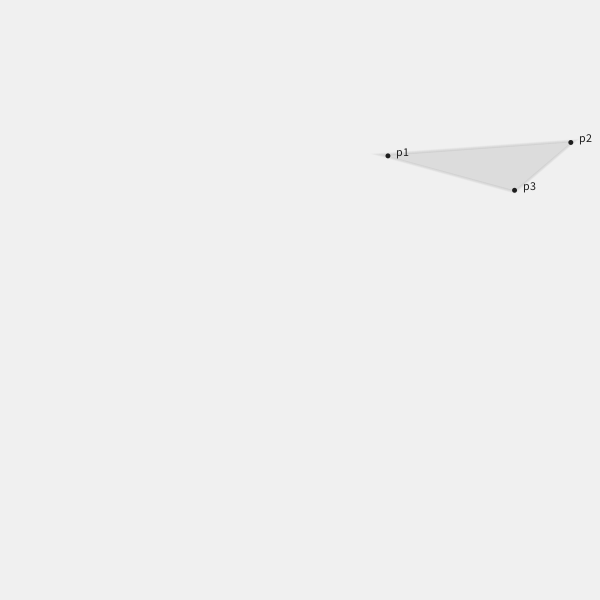
Frame 1 (no input)
Frame 60 (the mouse pressed at the canvas centre just before this capture): identical to frame 1, image omitted
Frame 120 (the mouse held since frame 60 and released just before this capture): identical to frame 1, image omitted

The Processing sketch that drew this single still picture (run headless with seeded random() and noise(); from frame 60 on, the mouse is pressed at the canvas centre):

// Processing sketch: triangleCollision
// ── triangleCollision.pde
float x1, y1, x2, y2, x3, y3;

void setup() {
  size(600, 600);
  generate();
}

void draw() {
  background(240);

  noFill();
  stroke(0, 6);
  for (int i = 6; i > 0; i--) {
    strokeWeight(i);
    triangle(x1, y1, x2, y2, x3, y3);
  }
  noStroke();
  fill(220);
  if (pointInTriangle(mouseX, mouseY, x1, y1, x2, y2, x3, y3)) fill(255, 128, 0);
  triangle(x1, y1, x2, y2, x3, y3);
  fill(30);
  ellipse(x1, y1, 5, 5);
  text("p1", x1+8, y1);
  ellipse(x2, y2, 5, 5);
  text("p2", x2+8, y2);
  ellipse(x3, y3, 5, 5);
  text("p3", x3+8, y3);
}

void keyPressed() {
  generate();
}

void generate() {
  x1 = random(width);
  y1 = random(height);
  x2 = random(width);
  y2 = random(height);
  x3 = random(width);
  y3 = random(height);
}

boolean pointInTriangle(float px, float py, float p0x, float p0y, float p1x, float p1y, float p2x, float p2y) {
  float s = (p0y * p2x - p0x * p2y + (p2y - p0y) * px + (p0x - p2x) * py);
  float t = (p0x * p1y - p0y * p1x + (p0y - p1y) * px + (p1x - p0x) * py);

  if (s <= 0 || t <= 0)
    return false;

  float A = (-p1y * p2x + p0y * (-p1x + p2x) + p0x * (p1y - p2y) + p1x * p2y);
  return (s + t) < A;
}
